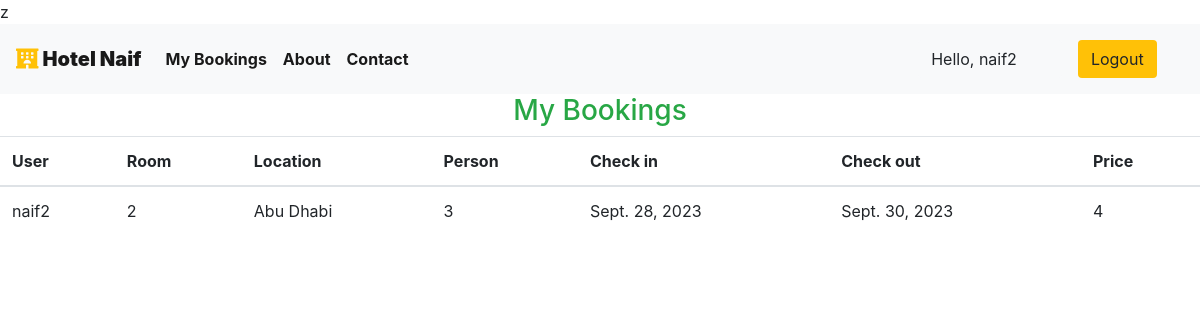
The app's page /user/bookings (signed in) with its own data.
### app/models.py (models this page shows, shortened)
class Reservation(models.Model):
    check_in_date = models.DateField(auto_now=False)
    check_out_date = models.DateField()
    room = models.ForeignKey(Rooms, on_delete=models.CASCADE)
    guest = models.ForeignKey(User, on_delete=models.CASCADE)
    booking_id = models.CharField(max_length=100, default="null")

class Rooms(models.Model):
    AVAILABILITY: tuple = (
        ("1", "Available"),
        ("2", "Not Available"),
    )
    ROOM_TYPE: tuple = (
        ("1", "Suite"),
        ("2", "Penthouse"),
        ("3", "Quad Bedroom"),
    )
    room_type = models.CharField(max_length=50, choices=ROOM_TYPE)
    max_capacity = models.IntegerField()
    room_price = models.IntegerField()
    room_size = models.IntegerField()
    hotel = models.ForeignKey(Hotels, on_delete=models.CASCADE)
    availability_status = models.CharField(choices=AVAILABILITY, max_length=15)
    room_number = models.IntegerField()

class Hotels(models.Model):
    hotel_name = models.CharField(max_length=30, default="Naif")
    hotel_owner = models.CharField(max_length=20)
    hotel_location = models.CharField(max_length=50)
    hotel_state = models.CharField(max_length=50, default="Dubai")
    hotel_country = models.CharField(max_length=50, default="UAE")

### app/views.py (the view)
# urls.py: path("user/bookings", views.user_bookings, name="dashboard"),
@login_required(login_url="/user")
def user_bookings(request):
    if request.user.is_authenticated == False:
        return redirect("userloginpage")
    user = User.objects.all().get(id=request.user.id)
    print(f"request user id ={request.user.id}")
    bookings = Reservation.objects.all().filter(guest=user)
    if not bookings:
        messages.warning(request, "No Bookings Found")
    return HttpResponse(
        render(request, "user/my_bookings.html", {"bookings": bookings})
    )

### templates/user/my_bookings.html
{% extends 'basic.html' %} {% block title %}Dashboard {% endblock title %} {% block body %}
{% load app_tags %}
<h3 class="text-center  text-success">My Bookings </h3>
<table class="table">
    <thead>
        <th>User</th>
        <th>Room</th>
        <th>Location</th>
        <th>Person</th>
        <th>Check in</th>
        <th>Check out</th>
        <th>Price</th>
    </thead>
    {% for each_booking in bookings %}
    <tr>
        <td>{{each_booking.guest.username}}</td>
        <td>{{each_booking.room.room_number}}</td>
        <td>{{each_booking.room.hotel.hotel_location}}</td>
        <td>{{each_booking.room.max_capacity}}</td>
        <td>{{each_booking.check_in_date}}</td>
        <td>{{each_booking.check_out_date}}</td>
        <td>{{each_booking.room.room_price}}</td>
    </tr>
    {% endfor %}
</table>
{% endblock body %}

### templates/basic.html (shortened to what this page needs)
{% load static %}
<!DOCTYPE html>
<!DOCTYPE html>
<html lang="en">
<head>
    <link rel="stylesheet" href="https://use.fontawesome.com/releases/v5.7.0/css/all.css">
    <link rel="stylesheet" href="https://maxcdn.bootstrapcdn.com/bootstrap/4.5.0/css/bootstrap.min.css" >
</head>
<body style="dbackground-image: url('https://source.unsplash.com/random');height: 100%;">
    <div class="container-fluid px-0">
        <nav class="navbar navbar-expand-lg navbar-light bg-light font-weight-bold">
            <a class="navbar-brand text-bold bg-black " href="/"><i class="fas fa-hotel text-warning"></i><b> Hotel Naif</b></a>
            <div class="collapse navbar-collapse " id="navbarSupportedContent">
                <ul class="navbar-nav mr-auto ">
                    {% if user.is_staff %}
                    <li class="nav-item active">
                        <a class="nav-link text-bold" href="/staff/panel">Dashboard </a>
                    </li>
                    {% elif user.is_staff == False and user.is_authenticated %}
                    <li class="nav-item active">
                            <a class="nav-link text-bold" href="/user/bookings">My Bookings </a>
                        </li>
                    {% endif %}
                    <li class="nav-item active">
                        <a class="nav-link text-bold" href="/about">About</a>
                    </li>
                    <li class="nav-item active">
                        <a class="nav-link text-bold" href="/contact">Contact </a>
                    </li>
                </ul>
                {% if user.is_authenticated %}
                      <button class="btn btn-group bg-light" data-toggle="modal" data-target="#forlogin">
                       Hello, {{request.user}}
                       <a href="/logout" class="nav-link">
                    <button class="btn btn-group bg-warning" data-toggle="modal" data-target="#forlogin">
                        Logout
                    </button></a>&nbsp; &nbsp;
                    </button>
                {% endif %}
            </div>
        </nav>
    </div>
    {% block body %}
    {% endblock body %}
</body>
</html>

### templates/basic.html (style rules this page uses)
a { text-decoration: none; }

### records on screen
Reservation: guest.username "naif2", room.room_number "2", room.hotel.hotel_location "Abu Dhabi", room.max_capacity "3", check_in_date "Sept. 28, 2023", check_out_date "Sept. 30, 2023", room.room_price "4"

### other values on screen
{{ request.user }} "naif2"
